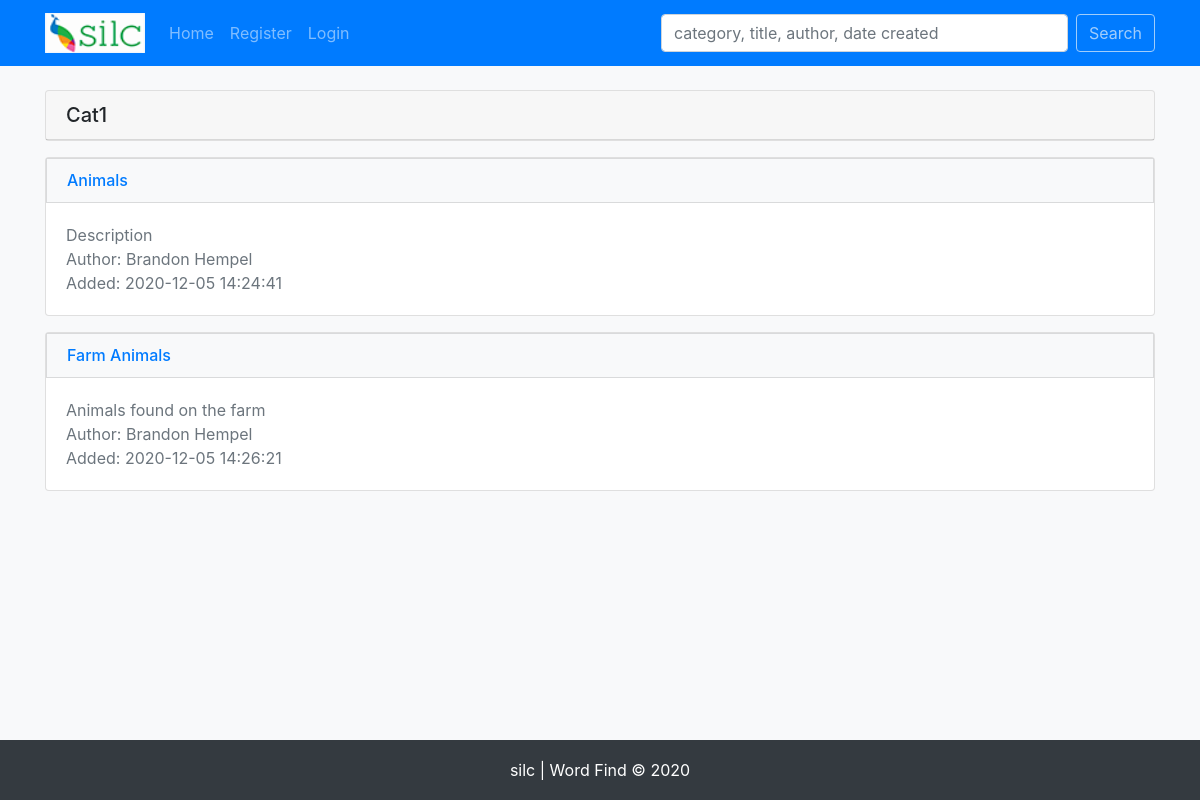
Screenshot of /category.php?categoryId=1 with the database file from the repository.
### tables this page shows
CREATE TABLE `categories` (
  `cat_id` int(11) NOT NULL,
  `cat_name` varchar(255) NOT NULL
);

CREATE TABLE `puzzles` (
  `puzzle_id` int(11) NOT NULL,
  `cat_id` varchar(255) NOT NULL,
  `title` varchar(255) NOT NULL,
  `description` varchar(255) NOT NULL,
  `user_id` int(11) NOT NULL,
  `created_on` timestamp NOT NULL DEFAULT current_timestamp(),
  `language` varchar(255) NOT NULL,
  `word_direction` varchar(255) NOT NULL,
  `height` int(11) NOT NULL DEFAULT 10,
  `width` int(11) NOT NULL DEFAULT 10,
  `share_chars` tinyint(1) NOT NULL,
  `filler_char_types` varchar(255) NOT NULL,
  `char_bank` longtext NOT NULL CHECK (json_valid(`char_bank`)),
  `word_bank` longtext NOT NULL CHECK (json_valid(`word_bank`)),
  `board` longtext NOT NULL CHECK (json_valid(`board`)),
  `solution_directions` longtext NOT NULL CHECK (json_valid(`solution_directions`)),
  `answer_coordinates` longtext NOT NULL CHECK (json_valid(`answer_coordinates`))
);

CREATE TABLE `users` (
  `user_id` int(11) NOT NULL,
  `first_name` varchar(30) NOT NULL,
  `last_name` varchar(30) NOT NULL,
  `email` varchar(75) NOT NULL,
  `password` varchar(200) NOT NULL,
  `active` varchar(10) NOT NULL DEFAULT 'yes',
  `role` varchar(20) NOT NULL DEFAULT 'student',
  `modified_time` timestamp NOT NULL DEFAULT current_timestamp(),
  `created_time` timestamp NOT NULL DEFAULT current_timestamp()
);

### helpers/functions.php (called while the page is built, shortened)
<?php
    function getCategoryById($categoryId, $pdo){
        $sql = "SELECT cat_name, puzzle_id, title, description, first_name, last_name, created_on
                FROM puzzles
                LEFT JOIN categories
                ON categories.cat_id = puzzles.cat_id
                INNER JOIN users
                ON users.user_id = puzzles.user_id
                WHERE puzzles.cat_id = :category_id
        ";
        $stmt = $pdo->prepare($sql);
        $stmt->execute(['category_id' => $categoryId]);
        return $stmt->fetchAll();
    }

### category.php (the view, shortened to what this page needs)
<?php
    include 'includes/header.php';
    $categoryId = $_GET['categoryId'];
    $category = getCategoryById($categoryId, $pdo);
    foreach($category as $cat){
        $data = ['cat_name' => $cat->cat_name];
    }
?>
<div class="card mt-4">
    <h5 class="card-header"><?php echo $data['cat_name']; ?></h5>
</div>
<?php foreach($category as $cat): ?>
    <div class="card mt-3">
        <div class="list-group">
            <h6 class="mb-0"><a href="puzzle.php?puzzleId=<?php echo $cat->puzzle_id; ?>" class="list-group-item list-group-item-action bg-light text-primary"><?php echo $cat->title; ?></a></h6>
            <div class="card-body">
                <p class="card-text text-muted">
                    <?php echo $cat->description; ?>
                    <br>Author: <?php echo $cat->first_name . ' ' . $cat->last_name; ?>
                    <br>Added: <?php echo $cat->created_on; ?>
                </p>
            </div>
        </div>
    </div>
<?php endforeach; ?>
<?php include('includes/footer.php'); ?>

### rows the page displays
categories: cat_name "Cat1"
puzzles: title "Animals", description "Description", user.first_name "Brandon", user.last_name "Hempel", created_on "2020-12-05 14:24:41"
puzzles: title "Farm Animals", description "Animals found on the farm", user.first_name "Brandon", user.last_name "Hempel", created_on "2020-12-05 14:26:21"
